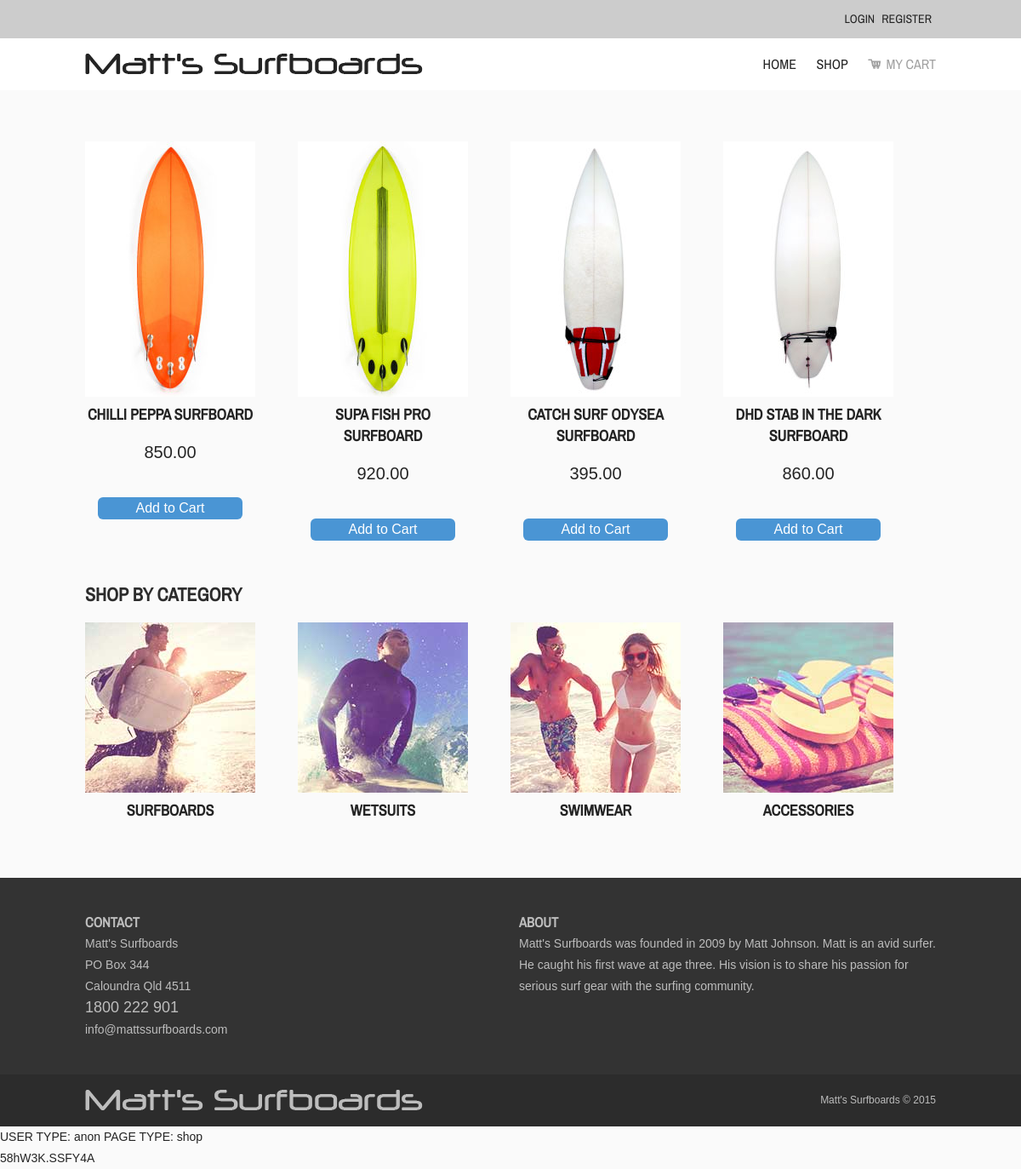
The app's page /index.php?pageid=shop&catid=1 with its own data.
### tables this page shows
CREATE TABLE `item` (
  `ItemID` int(11) NOT NULL,
  `ItemCategoryID` int(11) NOT NULL,
  `ItemName` varchar(256) NOT NULL,
  `ItemDesc` text NOT NULL,
  `ItemPrice` decimal(10,2) NOT NULL,
  `ItemImage` varchar(256) NOT NULL,
  `ItemLastUpdate` timestamp NOT NULL DEFAULT CURRENT_TIMESTAMP,
  `stock` int(11) NOT NULL
);

CREATE TABLE `category` (
  `CategoryID` int(11) NOT NULL,
  `CategoryLabel` varchar(256) NOT NULL,
  `CategoryDesc` text NOT NULL,
  `CategoryImage` varchar(256) NOT NULL
);

### lib/library.php (called while the page is built, shortened)
<?php
function do_sql($sql_string) {
    $connection = new PDO("mysql:host=127.0.0.1;dbname=surfboards", 'surfboarduser', 'surfboardpass');
    $connection->setAttribute(PDO::ATTR_ERRMODE, PDO::ERRMODE_EXCEPTION);
    try {
        $row_result = $connection->query($sql_string);
    } catch (PDOException $Exception) {
        echo $sql_string . '</br>';
        echo $Exception;
        exit();
    }
    return $row_result;
}
?>

### inc/shop.php (the view, shortened to what this page needs)
<?php
if ($category_id) {
    $sql = 'SELECT * FROM item WHERE ItemCategoryID = ' . $category_id;
} else {
    $sql = 'SELECT * FROM item WHERE stock > 0 ORDER BY ItemLastUpdate DESC LIMIT 3';
}
$row_result = do_sql($sql);
while ($row = $row_result->fetch(PDO::FETCH_ASSOC)) {
    ?>
        <div class="items">
            <div class="itemsImage">
                <p><img src="images/<?php echo $row['ItemImage']; ?>" alt="<?php echo $row['ItemName']; ?>"></p>
            </div>
            <div class="itemsDetails">
                <h2><a href="index.php?pageid=item&itemid=<?php echo $row['ItemID']; ?>"><?php echo $row['ItemName']; ?></a></h2>
                <p class="itemPrice"><?php echo $row['ItemPrice']; ?></p>
                <form action="index.php?pageid=cartadd" method="POST">
                    <input type="submit" name="cart" value="Add to Cart" />
                </form>
            </div>
        </div>
<?php
}
?>

### inc/categories.php
<section id="category">
    <h1>Shop by Category</h1>
    <?php
    $sql = "SELECT * FROM category WHERE CategoryID IN (SELECT ItemCategoryID FROM item)";
    $row_result = do_sql($sql);
    while ($row = $row_result->fetch(PDO::FETCH_ASSOC)) {
        ?>
        <div class="category">
            <div class="catImage">
                <p><a href="index.php?pageid=shop&catid=<?php echo $row['CategoryID'] . '"'; ?>><img src="images/<?php echo $row['CategoryImage']; ?>" alt="<?php echo $row['CategoryDesc']; ?>"></a></p>
            </div>
            <div class="catDetails">
                <h2><a href="index.php?pageid=shop&catid=<?php echo $row['CategoryID'] . '">' . $row['CategoryLabel']; ?></a></h2>
                       </div>
                       </div>
                       <?php
                   }
                   ?>
                   </section>

### css/main.css (style rules this page uses)
body, div, h1, h2, h3, h4, h5, h6, p, ul, ol, li, dl, dt, dd, img, form, fieldset, input, textarea, blockquote { margin:0; padding:0; }
body { font-family:Arial, sans-serif; font-weight:400; font-size:14px; line-height:25px; color:#242424; background-color: #fafafa; }
header, section, footer, aside, nav, article, figure { display: block; }
#category { width:100%; margin:40px 0 0 0; clear:both; }
.category { width:200px; height:240px; float:left; text-align:center; margin:20px 50px 20px 0; }
.itemPrice { font-size:20px; margin: 20px 0; }
.items { width:200px; height:500px; float:left; text-align:center; margin:20px 50px 20px 0; }
h1, h2, h3 { font-family:'Archivo Narrow', sans-serif; text-transform:uppercase; }
h1 { font-size:22px; color:#2c2c2c; }
h2 { font-size:18px; color:#2c2c2c; }
a:link, a:visited { color:#242424; text-decoration:none; }
img { border:0; }
input[type="submit"], .blue input[type="button"] { background-color:#4a95d4; border-radius:6px; color:#fff; font-size:16px; cursor:pointer; text-align:center; padding:4px; margin: 20px 0 20px 0; border:none; height:auto; width:170px; }
form { margin:15px 0 40px 0; }
input { width:300px; height:25px; margin:5px 0 5px 0; border:solid #ccc 1px; padding:4px; font-size:14px; }

### records on screen
item: ItemImage (picture), ItemName "CHILLI PEPPA SURFBOARD", ItemPrice "850.00"
item: ItemImage (picture), ItemName "SUPA FISH PRO SURFBOARD", ItemPrice "920.00"
item: ItemImage (picture), ItemName "CATCH SURF ODYSEA SURFBOARD", ItemPrice "395.00"
item: ItemImage (picture), ItemName "DHD STAB IN THE DARK SURFBOARD", ItemPrice "860.00"
category: CategoryImage (picture), CategoryLabel "SURFBOARDS"
category: CategoryImage (picture), CategoryLabel "WETSUITS"
category: CategoryImage (picture), CategoryLabel "SWIMWEAR"
category: CategoryImage (picture), CategoryLabel "ACCESSORIES"

### other values on screen
$user_type "anon"
$page_id "shop"
hash_pass('asdfasdf', false) "58hW3K.SSFY4A"
